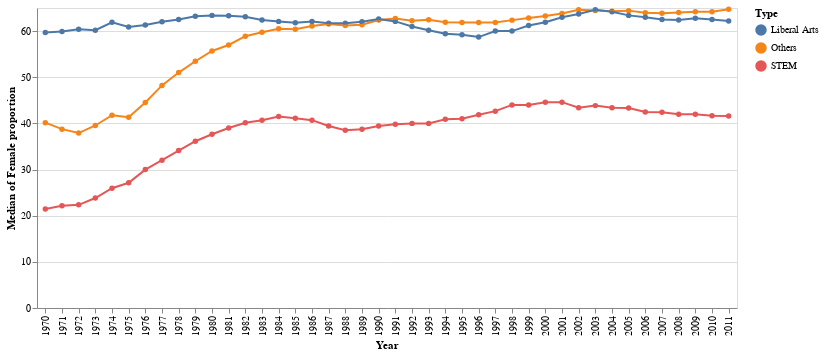

The cell this chart's notebook holds for it:
### Markdown cell above
## Trends of groups

### Code cell
#collapse-hide
import altair as alt
    
selection = alt.selection_multi(encodings=["color"], bind='legend')

point = alt.Chart(data=tidy_data).mark_point(filled=True).encode(
    x="Year:N",
    y="median(Female proportion)",
    color="Type",
    tooltip=["Type", "Year", "median(Female proportion)"]
).properties(
    width=700,
    height=300
)

line = point.mark_line()

(point + line).encode(
    opacity=alt.condition(selection, alt.value(1), alt.value(0.1)),
).add_selection(
    selection
)

### Figure 1 — Vega-Lite specification as saved in the notebook (floating-point values rounded to 4 significant figures; data arrays with more than 128 entries replaced by an {"elided": "..."} marker saying what was removed)
{"config": {"view": {"continuousWidth": 400, "continuousHeight": 300}}, "layer": [{"mark": {"type": "point", "filled": true}, "encoding": {"color": {"type": "nominal", "field": "Type"}, "tooltip": [{"type": "nominal", "field": "Type"}, {"type": "quantitative", "field": "Year"}, {"type": "quantitative", "aggregate": "median", "field": "Female proportion"}], "x": {"type": "nominal", "field": "Year"}, "y": {"type": "quantitative", "aggregate": "median", "field": "Female proportion"}}, "height": 300, "selection": {"selector001": {"type": "multi", "encodings": ["color"], "bind": "legend"}}, "width": 700}, {"mark": "line", "encoding": {"color": {"type": "nominal", "field": "Type"}, "tooltip": [{"type": "nominal", "field": "Type"}, {"type": "quantitative", "field": "Year"}, {"type": "quantitative", "aggregate": "median", "field": "Female proportion"}], "x": {"type": "nominal", "field": "Year"}, "y": {"type": "quantitative", "aggregate": "median", "field": "Female proportion"}}, "height": 300, "width": 700}], "data": {"name": "data-4cb936ba2ab99e5ca3582e2a4cb13917"}, "encoding": {"opacity": {"condition": {"value": 1, "selection": "selector001"}, "value": 0.1}}, "$schema": "https://vega.github.io/schema/vega-lite/v4.8.1.json", "datasets": {"data-4cb936ba2ab99e5ca3582e2a4cb13917": {"elided": "714 records"}}}
